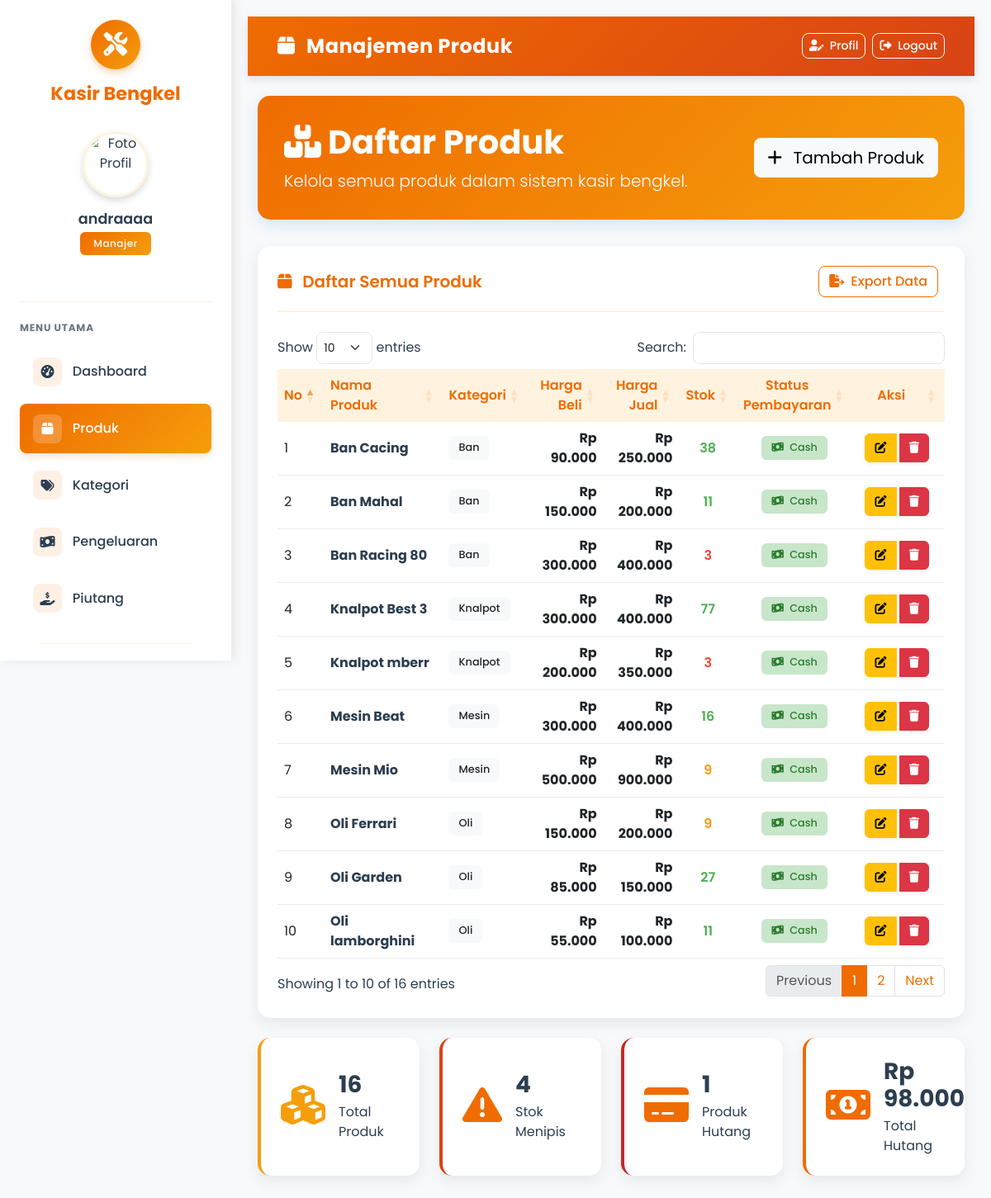
/manajer/produk.php (signed in), run on the app's committed database.
### tables this page shows
CREATE TABLE `produk` (
  `id` int(11) NOT NULL,
  `nama` varchar(50) NOT NULL,
  `harga_beli` decimal(10,2) DEFAULT NULL,
  `harga_jual` decimal(10,2) NOT NULL,
  `stok` int(11) NOT NULL,
  `kategori_id` int(11) DEFAULT NULL,
  `hutang_sparepart` enum('Hutang','Cash') DEFAULT 'Cash',
  `nominal_hutang` decimal(10,2) DEFAULT 0.00
);

CREATE TABLE `kategori` (
  `id` int(11) NOT NULL,
  `nama_kategori` varchar(50) NOT NULL
);

### manajer/produk.php (the view, shortened to what this page needs)
<?php
include '../config.php';
$query = "
    SELECT produk.id, produk.nama, produk.harga_beli, produk.harga_jual, produk.stok, produk.hutang_sparepart, produk.nominal_hutang, kategori.nama_kategori
    FROM produk
    LEFT JOIN kategori ON produk.kategori_id = kategori.id
    ORDER BY produk.nama ASC
";
$result = mysqli_query($conn, $query);
?>
<!DOCTYPE html>
<html lang="id">
<head>
  <link href="https://cdn.jsdelivr.net/npm/bootstrap@5.3.0/dist/css/bootstrap.min.css" rel="stylesheet">
  <link rel="stylesheet" href="https://cdnjs.cloudflare.com/ajax/libs/font-awesome/6.4.0/css/all.min.css">
  <link rel="stylesheet" href="https://cdn.datatables.net/1.13.6/css/dataTables.bootstrap5.min.css">
</head>
<body>
  <?php include 'sidebar.php'; ?>
  <div class="content">
    <nav class="navbar navbar-expand-lg navbar-dark mb-4">
      <div class="container-fluid">
        <span class="navbar-brand">
          <i class="fas fa-box me-2"></i>
          Manajemen Produk
        </span>
        <div class="d-flex align-items-center">
          <a href="profile.php" class="btn btn-outline-light btn-sm me-2">
            <i class="fas fa-user-edit me-1"></i> Profil
          </a>
          <a href="logout.php" class="btn btn-outline-light btn-sm">
            <i class="fas fa-sign-out-alt me-1"></i> Logout
          </a>
        </div>
      </div>
    </nav>
    <div class="container-fluid">
      <div class="page-header">
        <div class="d-flex justify-content-between align-items-center">
          <div>
            <h1><i class="fas fa-boxes me-2"></i>Daftar Produk</h1>
            <p class="lead mb-0">Kelola semua produk dalam sistem kasir bengkel.</p>
          </div>
          <a href="tambah_produk.php" class="btn btn-light btn-lg">
            <i class="fas fa-plus me-2"></i>
            Tambah Produk
          </a>
        </div>
      </div>
  <div class="row g-4 mb-4">
        <div class="col-12">
          <div class="data-card">
            <div class="card-header-actions">
              <h5 class="card-title">
                <i class="fas fa-box me-2"></i>
                Daftar Semua Produk
              </h5>
              <div>
                <a href="export_produk.php" class="btn btn-outline-primary me-2">
                  <i class="fas fa-file-export me-1"></i>
                  Export Data
                </a>
              </div>
            </div>
            <div class="table-responsive">
              <table id="productsTable" class="table table-hover">
                <thead>
                  <tr>
                    <th width="5%">No</th>
                    <th width="20%">Nama Produk</th>
                    <th width="12%">Kategori</th>
                    <th width="12%" class="text-end">Harga Beli</th>
                    <th width="12%" class="text-end">Harga Jual</th>
                    <th width="8%" class="text-center">Stok</th>
                    <th width="15%" class="text-center">Status Pembayaran</th>
                    <th width="15%" class="text-center">Aksi</th>
                  </tr>
                </thead>
                <tbody>
                  <?php
                  $no = 1;
                  if (mysqli_num_rows($result) > 0):
                    while ($row = mysqli_fetch_assoc($result)):
                      $stock_class = '';
                      if ($row['stok'] <= 5) {
                        $stock_class = 'stock-low';
                      } else if ($row['stok'] <= 10) {
                        $stock_class = 'stock-warning';
                      } else {
                        $stock_class = 'stock-ok';
                      }
                  ?>
                  <tr>
                    <td><?= $no++ ?></td>
                    <td>
                      <span class="product-name"><?= htmlspecialchars($row['nama']) ?></span>
                    </td>
                    <td>
                      <span class="badge bg-light text-dark">
                        <?= htmlspecialchars($row['nama_kategori'] ?: 'Tidak Terkategori') ?>
                      </span>
                    </td>
                    <td class="text-end"><strong>Rp <?= number_format($row['harga_beli'], 0, ',', '.') ?></strong></td>
                    <td class="text-end"><strong>Rp <?= number_format($row['harga_jual'], 0, ',', '.') ?></strong></td>
                    <td class="text-center">
                      <span class="<?= $stock_class ?>">
                        <?= $row['stok'] ?>
                      </span>
                    </td>
                    <td class="text-center">
                      <?php if ($row['hutang_sparepart'] == 'Hutang'): ?>
                        <span class="badge badge-hutang">
                          <i class="fas fa-credit-card me-1"></i> Hutang
                          <?php if ($row['nominal_hutang'] > 0): ?>
                            <br>
                            <small>Rp <?= number_format($row['nominal_hutang'], 0, ',', '.') ?></small>
                          <?php endif; ?>
                        </span>
                      <?php else: ?>
                        <span class="badge badge-cash">
                          <i class="fas fa-money-bill-wave me-1"></i> Cash
                        </span>
                      <?php endif; ?>
                    </td>
                    <td class="text-center">
                      <div class="btn-group" role="group">
                        <a href="edit_produk.php?id=<?= $row['id'] ?>" class="btn btn-sm btn-warning btn-action" data-bs-toggle="tooltip" title="Edit">
                          <i class="fas fa-edit"></i>
                        </a>
                        <button type="button" class="btn btn-sm btn-danger btn-action" data-bs-toggle="modal" data-bs-target="#deleteModal<?= $row['id'] ?>" title="Hapus">
                          <i class="fas fa-trash"></i>
                        </button>
                      </div>
                    </td>
                  </tr>
                  <?php
                    endwhile;
                  endif; ?>
                </tbody>
              </table>
            </div>
          </div>
        </div>
      </div>
      <div class="row g-4 mb-4">
        <div class="col-md-3">
          <div class="data-card" style="border-left: 4px solid #F59E0B;">
            <div class="stats-card">
              <div class="stats-icon orange-light">
                <i class="fas fa-cubes"></i>
              </div>
              <div class="stats-content">
                <h3>
                  <?php
                  $count_query = "SELECT COUNT(*) as total FROM produk";
                  $count_result = mysqli_query($conn, $count_query);
                  $count_data = mysqli_fetch_assoc($count_result);
                  echo $count_data['total'];
                  ?>
                </h3>
                <p>Total Produk</p>
              </div>
            </div>
          </div>
        </div>
        <div class="col-md-3">
          <div class="data-card" style="border-left: 4px solid #D84315;">
            <div class="stats-card">
              <div class="stats-icon orange-dark">
                <i class="fas fa-exclamation-triangle"></i>
              </div>
              <div class="stats-content">
                <h3>
                  <?php
                  $low_stock_query = "SELECT COUNT(*) as total FROM produk WHERE stok <= 5";
                  $low_stock_result = mysqli_query($conn, $low_stock_query);
                  $low_stock_data = mysqli_fetch_assoc($low_stock_result);
                  echo $low_stock_data['total'];
                  ?>
                </h3>
                <p>Stok Menipis</p>
              </div>
            </div>
          </div>
        </div>
        <div class="col-md-3">
          <div class="data-card" style="border-left: 4px solid #C62828;">
            <div class="stats-card">
              <div class="stats-icon orange-dark">
                <i class="fas fa-credit-card"></i>
              </div>
              <div class="stats-content">
                <h3>
                  <?php
                  $hutang_count_query = "SELECT COUNT(*) as total FROM produk WHERE hutang_sparepart = 'Hutang'";
                  $hutang_count_result = mysqli_query($conn, $hutang_count_query);
                  $hutang_count_data = mysqli_fetch_assoc($hutang_count_result);
                  echo $hutang_count_data['total'];
                  ?>
                </h3>
                <p>Produk Hutang</p>
              </div>
            </div>
          </div>
        </div>
        <div class="col-md-3">
          <div class="data-card" style="border-left: 4px solid #EF6C00;">
            <div class="stats-card">
              <div class="stats-icon orange-dark">
                <i class="fas fa-money-bill-alt"></i>
              </div>
              <div class="stats-content">
                <h3>
                  <?php
                  $hutang_query = "SELECT SUM(nominal_hutang) as total FROM produk WHERE hutang_sparepart = 'Hutang'";
                  $hutang_result = mysqli_query($conn, $hutang_query);
                  $hutang_data = mysqli_fetch_assoc($hutang_result);
                  echo 'Rp ' . number_format($hutang_data['total'], 0, ',', '.');
                  ?>
                </h3>
                <p>Total Hutang</p>
              </div>
            </div>
          </div>
        </div>
      </div>
    </div>
  </div>
</body>
</html>

### manajer/produk.php (style rules this page uses)
:root { --primary-orange: #EF6C00; --secondary-orange: #F59E0B; --light-orange: #FFF3E0; --accent-orange: #D84315; --white: #ffffff; --light-gray: #f8f9fa; --text-dark: #2C3E50; }
body { background-color: var(--light-gray); font-family: 'Poppins', 'Arial', sans-serif; color: var(--text-dark); }
.navbar { background: linear-gradient(135deg, var(--primary-orange), var(--accent-orange)); box-shadow: 0 4px 12px rgba(0, 0, 0, 0.1); border: none; padding: 0.8rem 1.5rem; }
.navbar-brand { font-weight: 700; font-size: 1.5rem; color: var(--white); letter-spacing: 0.5px; }
.content { margin-left: 280px; padding: 20px; background-color: var(--light-gray); min-height: 100vh; }
.page-header { background: linear-gradient(135deg, var(--primary-orange), var(--secondary-orange)); border-radius: 15px; padding: 2rem; color: var(--white); margin-bottom: 2rem; box-shadow: 0 6px 18px rgba(0, 123, 255, 0.15); }
.page-header h1 { font-weight: 700; margin-bottom: 0.5rem; }
.data-card { border: none; border-radius: 15px; overflow: hidden; box-shadow: 0 6px 18px rgba(0, 0, 0, 0.08); background-color: var(--white); padding: 1.5rem; height: 100%; }
.table { margin-bottom: 0; }
.table th { background-color: var(--light-orange); color: var(--primary-orange); font-weight: 600; border: none; vertical-align: middle; }
.table td { vertical-align: middle; border-color: #e9ecef; }
.card-header-actions { display: flex; justify-content: space-between; align-items: center; padding-bottom: 1rem; margin-bottom: 1.5rem; border-bottom: 2px solid var(--light-orange); }
.card-title { font-size: 1.25rem; font-weight: 600; color: var(--primary-orange); margin-bottom: 0; }
.btn-outline-primary { color: var(--primary-orange); border-color: var(--primary-orange); border-radius: 8px; font-weight: 500; transition: all 0.3s ease; }
.btn-outline-light { border-radius: 8px; font-weight: 500; transition: all 0.3s ease; }
.btn-danger { border-radius: 8px; padding: 0.375rem 0.75rem; transition: all 0.3s ease; }
.btn-action { padding: 0.4rem 0.7rem; border-radius: 6px; margin-right: 0.25rem; }
.btn-group { box-shadow: 0 2px 5px rgba(0, 0, 0, 0.05); border-radius: 8px; }
.badge { padding: 0.5rem 0.75rem; font-weight: 500; border-radius: 6px; font-size: 0.8rem; }
.badge-cash { background-color: #C8E6C9; color: #2E7D32; }
.stock-low { color: #F44336; font-weight: 600; }
.stock-warning { color: #FF9800; font-weight: 600; }
.stock-ok { color: #4CAF50; font-weight: 600; }
.stats-card { display: flex; align-items: center; height: 100%; }
.stats-icon { font-size: 3rem; margin-right: 1rem; }
.stats-icon.orange-dark { color: var(--primary-orange); }
.stats-icon.orange-light { color: var(--secondary-orange); }
.stats-content h3 { font-size: 1.75rem; font-weight: 700; margin-bottom: 0.25rem; }
.stats-content p { color: var(--text-dark); margin-bottom: 0; }
.product-name { font-weight: 700; color: var(--text-dark); }

### data on the page
produk: nama "Ban Cacing", kategori.nama_kategori "Ban", harga_beli "90.000", harga_jual "250.000", stok "38", hutang_sparepart "Cash"
produk: nama "Ban Mahal", kategori.nama_kategori "Ban", harga_beli "150.000", harga_jual "200.000", stok "11", hutang_sparepart "Cash"
produk: nama "Ban Racing 80", kategori.nama_kategori "Ban", harga_beli "300.000", harga_jual "400.000", stok "3", hutang_sparepart "Cash"
produk: nama "Knalpot Best 3", kategori.nama_kategori "Knalpot", harga_beli "300.000", harga_jual "400.000", stok "77", hutang_sparepart "Cash"
produk: nama "Knalpot mberr", kategori.nama_kategori "Knalpot", harga_beli "200.000", harga_jual "350.000", stok "3", hutang_sparepart "Cash"
produk: nama "Mesin Beat", kategori.nama_kategori "Mesin", harga_beli "300.000", harga_jual "400.000", stok "16", hutang_sparepart "Cash"
produk: nama "Mesin Mio", kategori.nama_kategori "Mesin", harga_beli "500.000", harga_jual "900.000", stok "9", hutang_sparepart "Cash"
produk: nama "Oli Ferrari", kategori.nama_kategori "Oli", harga_beli "150.000", harga_jual "200.000", stok "9", hutang_sparepart "Cash"
produk: nama "Oli Garden", kategori.nama_kategori "Oli", harga_beli "85.000", harga_jual "150.000", stok "27", hutang_sparepart "Cash"
produk: nama "Oli lamborghini", kategori.nama_kategori "Oli", harga_beli "55.000", harga_jual "100.000", stok "11", hutang_sparepart "Cash"

### other printed values
$_SESSION['manajer']['nama'] "andraaaa"
$count_data['total'] "16"
$low_stock_data['total'] "4"
$hutang_count_data['total'] "1"
$hutang_data['total'] "98.000"
